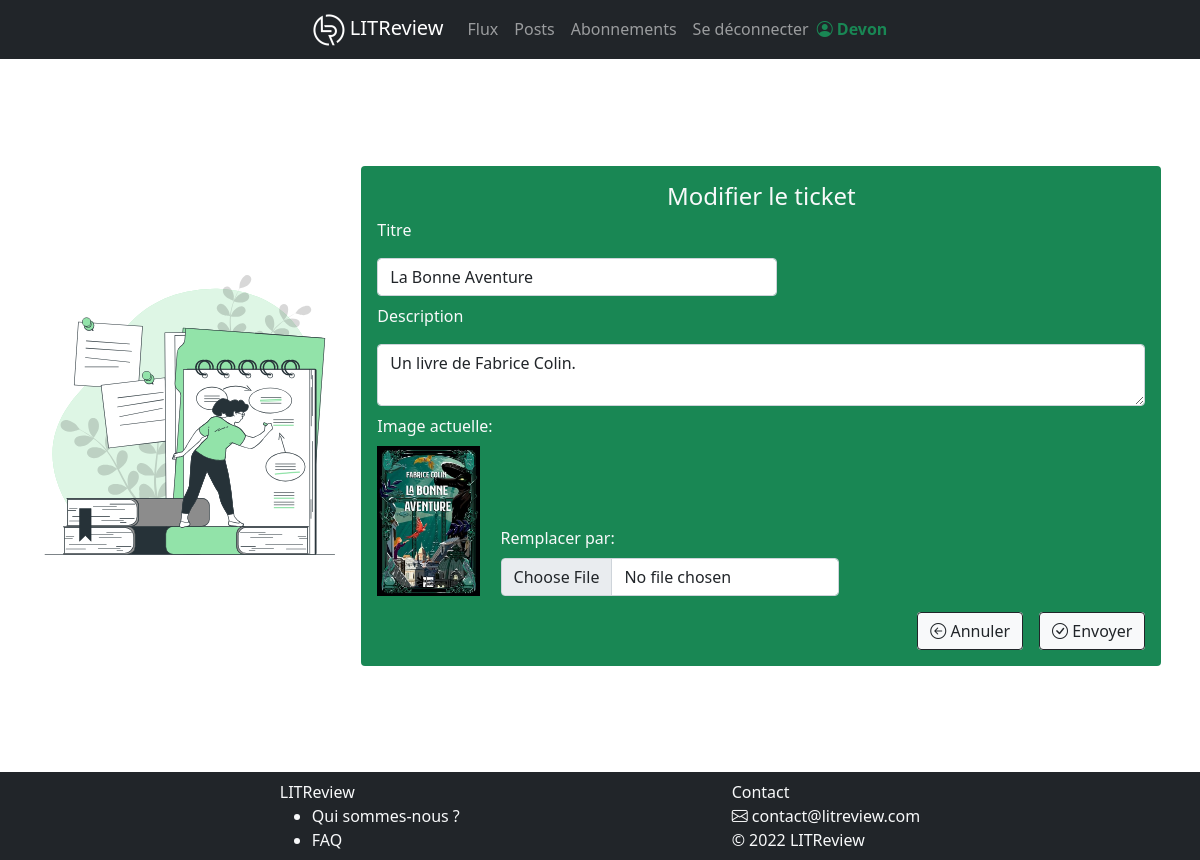
Screenshot of /ticket/10/update/ (signed in) with the database file from the repository.
### authentication/models.py (models this page shows)
class User(AbstractUser):
    pass

### reviewsapp/models/ticket.py (models this page shows, shortened)
class Ticket(models.Model):
    title = models.CharField(max_length=128)
    description = models.CharField(max_length=2048, blank=True)
    user = models.ForeignKey(to=settings.AUTH_USER_MODEL, on_delete=models.CASCADE)
    image = models.ImageField(null=True, blank=True)
    time_created = models.DateTimeField(auto_now_add=True)
    @property
    def image_url(self):
        if self.image and hasattr(self.image, "url"):
            return self.image.url

### reviewsapp/views.py (the view)
@login_required
def ticket_update(request, ticket_id):
    ticket = models.Ticket.objects.get(id=ticket_id)
    if request.method == "POST":
        form = forms.TicketForm(request.POST, request.FILES, instance=ticket)
        if form.is_valid():
            form.save()
            messages.success(request, "Le ticket a été modifié")
            return redirect("home")
    else:
        form = forms.TicketForm(instance=ticket)
    return render(request, "reviewsapp/ticket_update.html", {"ticket": ticket})

### reviewsapp/templates/reviewsapp/ticket_update.html (shortened to what this page needs)
{% extends 'base.html' %}
{% load static %}
{% block content %}
<div class="d-flex flex-column flex-md-row flex-grow-1 justify-content-evenly align-items-center m-3">
  <img src="{% static 'reviewsapp/media/update.svg' %}" class="card-img-top svg-preview" alt="create ticket" />
  <div class="bg-success text-light rounded p-3 w-100 maxw-px-800">
    <h4 class="text-center">Modifier le ticket</h4>
    <form class="d-flex flex-column" method="post" enctype="multipart/form-data">
      <p>Titre</p>
      <input type="text" class="form-control maxw-px-400" value="{{ ticket.title }}" aria-label="Title" name="title" maxlength="128" required id="id_title">
      <p class="mt-2">Description</p>
      <textarea class="form-control" aria-label="Description" name="description" maxlength="2048" id="id_description">{{ ticket.description }}</textarea>
      <div class="d-flex flex-column flex-sm-row align-items-sm-end">
        <div>
          <label class="mt-2 mb-2"for="id_image">Image actuelle:</label>
          <div><img src="{{ ticket.image_url|default_if_none:''}}" class="ticket-preview"></div>
        </div>
        <div class="ms-sm-2">
          <p class="mt-2 mb-2">Remplacer par:</p>
          <input type="file" class="form-control maxw-px-400" aria-label="Image" name="image" accept="image/*" id="id_image">
        </div>
      </div>
      <div class="d-flex align-self-end mt-3">
        <div class="bg-light rounded me-3">
          <a class="btn btn-outline-dark" href="{% url 'home' %}"><i class="bi bi-arrow-left-circle"></i> Annuler</a>
        </div>
        <div class="bg-light rounded">
          <button class="btn btn-outline-dark" type="submit"><i class="bi bi-check-circle"></i> Envoyer</button>
        </div>
      </div>
    </form>
  </div>
</div>
{% endblock content %}

### templates/base.html (shortened to what this page needs)
{% load static %}
<!DOCTYPE html>
<html class="h-100">
   <head>
      <link rel="stylesheet" href="{% static 'css/styles.css' %}">
      <link href="https://cdn.jsdelivr.net/npm/bootstrap@5.0.2/dist/css/bootstrap.min.css" rel="stylesheet">
      <link rel="stylesheet" href="https://cdn.jsdelivr.net/npm/bootstrap-icons@1.5.0/font/bootstrap-icons.css">
   </head>
   <body class="d-flex flex-column h-100 mt-navbar">
      <header>
         <div class="d-flex fixed-top justify-content-center bg-dark">
            <nav class="navbar navbar-expand-lg navbar-dark">
               <div class="container-fluid">
                  <a class="navbar-brand" href="{% url 'home' %}"><img src="{% static 'reviewsapp/media/logo_icon_light.png' %}"> LITReview</a>
                  {%  if user.is_authenticated %}
                  <div class="collapse navbar-collapse" id="navbarSupportedContent">
                     <ul class="navbar-nav me-auto mb-2 mb-lg-0">
                        <li class="nav-item">
                           <a class="nav-link {% if request.resolver_match.url_name == 'home' %}fw-bold active{% endif %}" aria-current="page" href="{% url 'home' %}">Flux</a>
                        </li>
                        <li class="nav-item">
                           <a class="nav-link {% if request.resolver_match.url_name == 'post' %}fw-bold active{% endif %}" href="{% url 'posts' %}">Posts</a>
                        </li>
                        <li class="nav-item">
                           <a class="nav-link {% if request.resolver_match.url_name == 'follow' %}fw-bold active{% endif %}" href="{% url 'follow' %}">Abonnements</a>
                        </li>
                        <li class="nav-item">
                           <a class="nav-link" href="{% url 'logout' %}">Se déconnecter</a>
                        </li>
                     </ul>
                     <p class="text-success fw-bold m-0"><i class="bi bi-person-circle"></i> {{request.user.username}}</p>
                  </div>
                  {% endif %}
               </div>
            </nav>
         </div>
      </header>
      <main class="d-flex flex-column flex-grow-1">
         {% block content %}{% endblock content %}
      </main>
      <footer class="bg-dark text-light d-flex justify-content-evenly p-2">
         <div>
            <span>LITReview</span>
            <ul class="mb-0">
               <li>Qui sommes-nous ?</li>
               <li>FAQ</li>
            </ul>
         </div>
         <div>
            <span>Contact</span>
            <p class="m-0"><i class="bi bi-envelope"></i> contact@litreview.com</p>
            <p class="mb-0">© 2022 LITReview</p>
         </div>
      </footer>
   </body>
</html>

### static/css/styles.css (style rules this page uses)
.mt-navbar { margin-top: 60px; }
.ticket-preview { max-height: 150px; }
.svg-preview { max-height: 350px; max-width: 300px; }
.maxw-px-400 { max-width: 400px; }
.maxw-px-800 { max-width: 800px; }

### rows the page displays
User: user.username "Devon"
Ticket: title "La Bonne Aventure", description "Un livre de Fabrice Colin.", image_url (picture)
